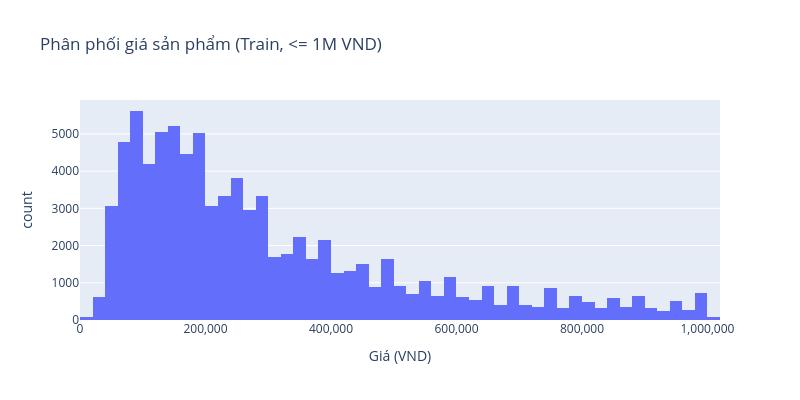
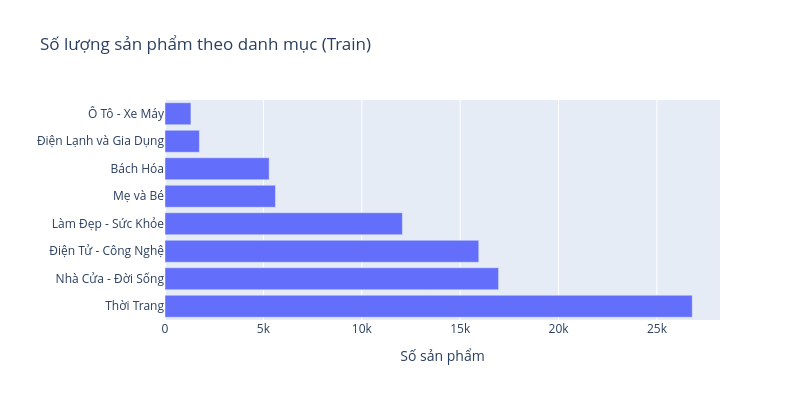

The notebook cell these images were saved under, in order:
### Markdown cell above
## 2. EDA — Exploratory Data Analysis

### Code cell
# --- Price distribution ---
df_price = pd.DataFrame({"price": train_prices})
fig = px.histogram(
    df_price, x="price", nbins=60,
    title="Phân phối giá sản phẩm (Train, <= 1M VND)",
    labels={"price": "Giá (VND)"},
    width=800, height=400,
)
fig.update_xaxes(tickformat=",.0f")
fig.show()

# --- Category distribution ---
cat_counts = pd.Series([item.category for item in train]).value_counts().reset_index()
cat_counts.columns = ["category", "count"]
fig2 = px.bar(
    cat_counts, x="count", y="category", orientation="h",
    title="Số lượng sản phẩm theo danh mục (Train)",
    labels={"count": "Số sản phẩm", "category": ""},
    width=800, height=400,
)
fig2.show()

# --- Sample items ---
print("\nSample items:")
for item in train[:3]:
    print(f"  [{item.category}] {item.title[:60]} | {item.price:,} VND")
    print(f"    Summary: {item.summary[:100]}...")

### Figure 1 — Plotly figure (JSON) as saved in the notebook; plotly's stock layout.template omitted (floating-point values rounded to 4 significant figures; data arrays with more than 128 entries replaced by an {"elided": "..."} marker saying what was removed)
{"data": [{"bingroup": "x", "hovertemplate": "Giá (VND)=%{x}<br>count=%{y}<extra></extra>", "legendgroup": "", "marker": {"color": "#636efa", "pattern": {"shape": ""}}, "name": "", "nbinsx": 60, "orientation": "v", "showlegend": false, "type": "histogram", "x": {"elided": "85727 float values"}, "xaxis": "x", "yaxis": "y"}], "layout": {"barmode": "relative", "height": 400, "legend": {"tracegroupgap": 0}, "title": {"text": "Phân phối giá sản phẩm (Train, <= 1M VND)"}, "width": 800, "xaxis": {"anchor": "y", "domain": [0, 1], "tickformat": ",.0f", "title": {"text": "Giá (VND)"}}, "yaxis": {"anchor": "x", "domain": [0, 1], "title": {"text": "count"}}}}

### Figure 2 — Plotly figure (JSON) as saved in the notebook; plotly's stock layout.template omitted (floating-point values rounded to 4 significant figures)
{"data": [{"hovertemplate": "Số sản phẩm=%{x}<br>=%{y}<extra></extra>", "legendgroup": "", "marker": {"color": "#636efa", "pattern": {"shape": ""}}, "name": "", "orientation": "h", "showlegend": false, "textposition": "auto", "type": "bar", "x": [26794, 16952, 15946, 12064, 5613, 5293, 1748, 1317], "xaxis": "x", "y": ["Thời Trang", "Nhà Cửa - Đời Sống", "Điện Tử - Công Nghệ", "Làm Đẹp - Sức Khỏe", "Mẹ và Bé", "Bách Hóa", "Điện Lạnh và Gia Dụng", "Ô Tô - Xe Máy"], "yaxis": "y"}], "layout": {"barmode": "relative", "height": 400, "legend": {"tracegroupgap": 0}, "title": {"text": "Số lượng sản phẩm theo danh mục (Train)"}, "width": 800, "xaxis": {"anchor": "y", "domain": [0, 1], "title": {"text": "Số sản phẩm"}}, "yaxis": {"anchor": "x", "domain": [0, 1], "title": {"text": ""}}}}
